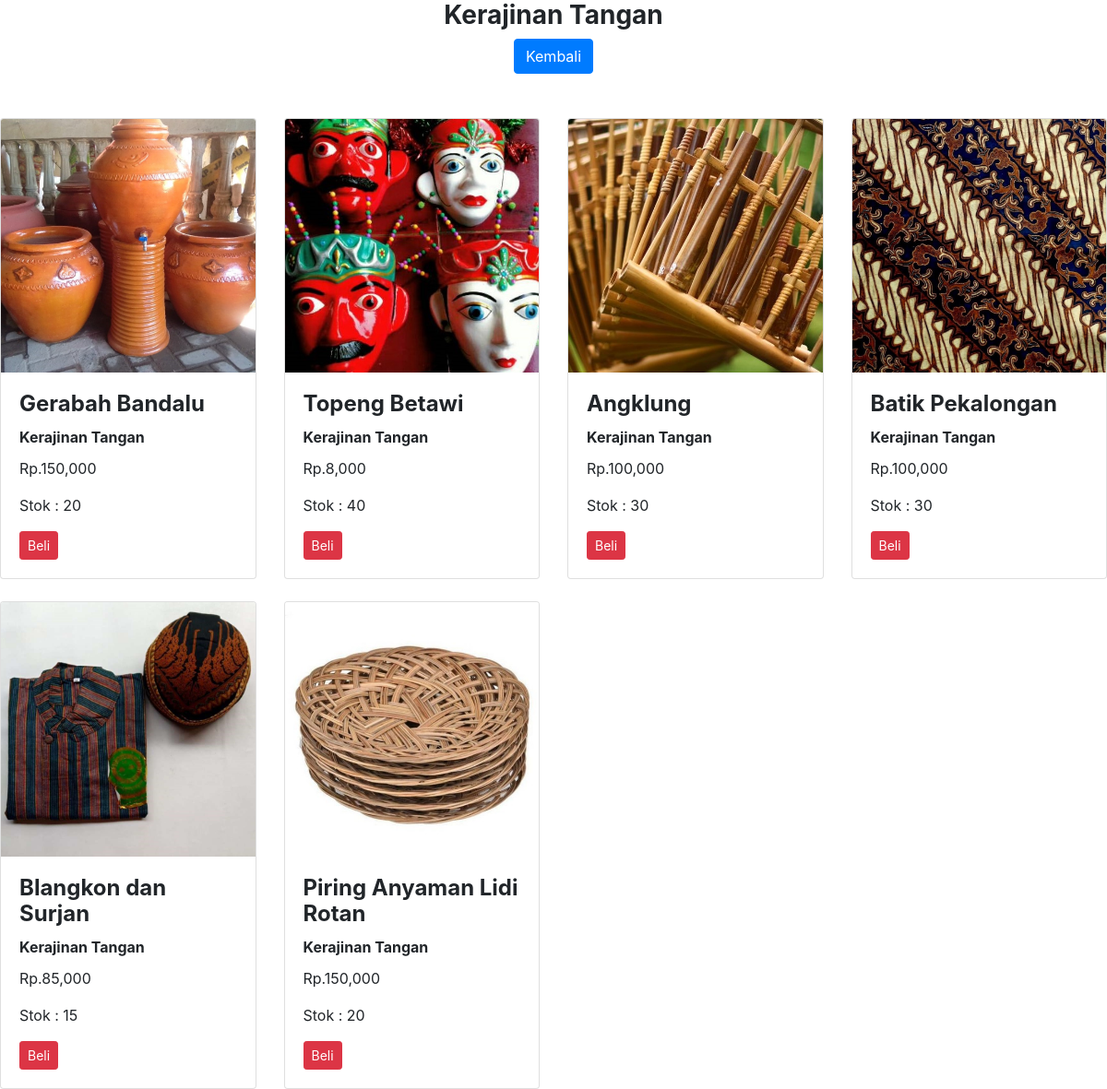
Screenshot of /content/kategori_pembeli_kerajinantangan.php with the database file from the repository.
### tables this page shows
CREATE TABLE `produk` (
  `id` int(11) NOT NULL,
  `kat_id` int(11) NOT NULL,
  `nama_produk` varchar(30) NOT NULL,
  `harga` int(50) NOT NULL,
  `stok` int(50) NOT NULL,
  `detail` text NOT NULL,
  `gambar` varchar(30) NOT NULL
);

CREATE TABLE `kategori` (
  `id` int(11) NOT NULL,
  `nama_kategori` varchar(30) NOT NULL
);

### content/kategori_pembeli_kerajinantangan.php (the view, shortened to what this page needs)
<!DOCTYPE html>
<html>
<head>
  <link rel="stylesheet" href="css/bootstrap.min.css"/>
</head>
<body>
  <h3 class="text-center font-weight-bold">Kerajinan Tangan</h3>
  <center><a href="?page=kategori_pembeli" class="btn btn-primary">Kembali</a></center>
  <br/>
  <div class="row">
  	<?php
  		$sql  = "SELECT p.id, p.kat_id, p.nama_produk, p.harga, p.stok, p.detail, p.gambar, k.nama_kategori FROM produk p INNER JOIN kategori k ON k.id = p.kat_id WHERE k.id ='3'";
  		$data = mysqli_query($conn, $sql);
  	?>
  	<?php foreach ($data as $rows): ?>
  	 <div class="col-md-3 mt-4">
  	 		<div class="card h-100">
  	 		  <div class="image-box">
                <img src="images/<?php echo $rows['gambar'] ?>" class="card-img-top" alt="...">
            	</div>
                <div class="card-body">
                  <h4 class="card-title font-weight-bold"><?php echo $rows['nama_produk']; ?></h4>
                   <h6 class="card-title font-weight-bold"><?php echo $rows['nama_kategori']; ?></h6>
                   <p class="card-text text-harga">Rp.<?php echo number_format($rows['harga']); ?></p>
                   <p class="card-text text-stok">Stok : <?php echo number_format($rows['stok']); ?></p>
                   <a href="?page=pesanan" class="btn btn-danger btn-sm">Beli</a>
                  </div>
              </div>
          </div>
       <?php endforeach; ?>
      </div>
</body>
</html>

### rows the page displays
produk: gambar (picture), nama_produk "Gerabah Bandalu", kat.nama_kategori "Kerajinan Tangan", harga "150,000", stok "20"
produk: gambar (picture), nama_produk "Topeng Betawi", kat.nama_kategori "Kerajinan Tangan", harga "8,000", stok "40"
produk: gambar (picture), nama_produk "Angklung", kat.nama_kategori "Kerajinan Tangan", harga "100,000", stok "30"
produk: gambar (picture), nama_produk "Batik Pekalongan", kat.nama_kategori "Kerajinan Tangan", harga "100,000", stok "30"
produk: gambar (picture), nama_produk "Blangkon dan Surjan", kat.nama_kategori "Kerajinan Tangan", harga "85,000", stok "15"
produk: gambar (picture), nama_produk "Piring Anyaman Lidi Rotan", kat.nama_kategori "Kerajinan Tangan", harga "150,000", stok "20"
